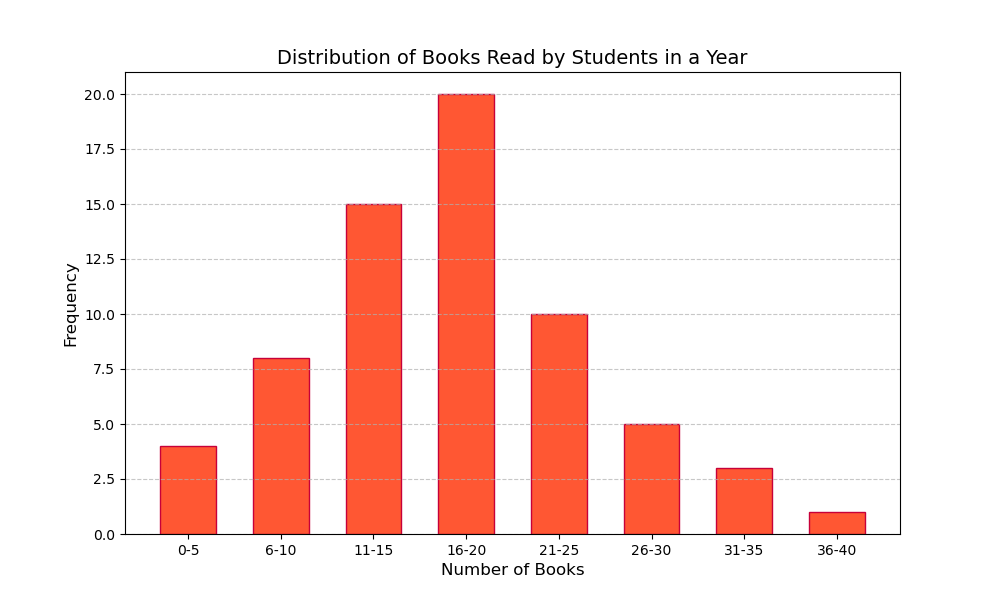

Source code (Python):

import matplotlib.pyplot as plt

# Data points
book_ranges = ["0-5", "6-10", "11-15", "16-20", "21-25", "26-30", "31-35", "36-40"]
frequency = [4, 8, 15, 20, 10, 5, 3, 1]

# Modify the plot size
plt.figure(figsize=(10, 6))

# Create a vertical histogram
plt.bar(book_ranges, frequency, color="#FF5733", edgecolor="#C70039", width=0.6)  # Adjusted band width and color

# Customize the display
plt.xlabel('Number of Books', fontsize=12)
plt.ylabel('Frequency', fontsize=12)
plt.title('Distribution of Books Read by Students in a Year', fontsize=14)

# Show grid
plt.grid(axis='y', linestyle='--', alpha=0.7)

# Display the histogram
plt.show()
